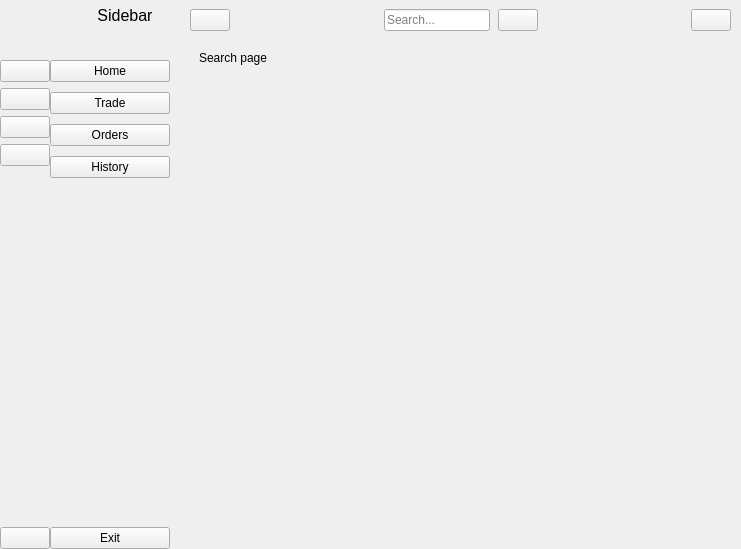
<?xml version="1.0" encoding="UTF-8"?>
<ui version="4.0">
 <class>MainWindow</class>
 <widget class="QMainWindow" name="MainWindow">
  <property name="enabled">
   <bool>true</bool>
  </property>
  <property name="geometry">
   <rect>
    <x>0</x>
    <y>0</y>
    <width>741</width>
    <height>549</height>
   </rect>
  </property>
  <property name="windowTitle">
   <string>MainWindow</string>
  </property>
  <widget class="QWidget" name="centralwidget">
   <layout class="QGridLayout" name="gridLayout">
    <property name="leftMargin">
     <number>0</number>
    </property>
    <property name="topMargin">
     <number>0</number>
    </property>
    <property name="rightMargin">
     <number>0</number>
    </property>
    <property name="bottomMargin">
     <number>0</number>
    </property>
    <property name="spacing">
     <number>0</number>
    </property>
    <item row="0" column="2">
     <widget class="QWidget" name="widget_3" native="true">
      <layout class="QVBoxLayout" name="verticalLayout_5">
       <property name="spacing">
        <number>0</number>
       </property>
       <property name="leftMargin">
        <number>0</number>
       </property>
       <property name="topMargin">
        <number>0</number>
       </property>
       <property name="rightMargin">
        <number>0</number>
       </property>
       <property name="bottomMargin">
        <number>0</number>
       </property>
       <item>
        <widget class="QWidget" name="header_widget" native="true">
         <property name="minimumSize">
          <size>
           <width>0</width>
           <height>40</height>
          </size>
         </property>
         <property name="cursor">
          <cursorShape>ArrowCursor</cursorShape>
         </property>
         <layout class="QHBoxLayout" name="horizontalLayout_4">
          <property name="spacing">
           <number>0</number>
          </property>
          <property name="leftMargin">
           <number>0</number>
          </property>
          <property name="topMargin">
           <number>0</number>
          </property>
          <property name="rightMargin">
           <number>10</number>
          </property>
          <property name="bottomMargin">
           <number>0</number>
          </property>
          <item>
           <widget class="QPushButton" name="change_btn">
            <property name="cursor">
             <cursorShape>PointingHandCursor</cursorShape>
            </property>
            <property name="text">
             <string/>
            </property>
            <property name="icon">
             <iconset resource="resource.qrc">
              <normaloff>:/icon/icon/arrow-96-48.ico</normaloff>
              <normalon>:/icon/icon/arrow-31-48.ico</normalon>:/icon/icon/arrow-96-48.ico</iconset>
            </property>
            <property name="checkable">
             <bool>true</bool>
            </property>
           </widget>
          </item>
          <item>
           <spacer name="horizontalSpacer">
            <property name="orientation">
             <enum>Qt::Horizontal</enum>
            </property>
            <property name="sizeHint" stdset="0">
             <size>
              <width>156</width>
              <height>20</height>
             </size>
            </property>
           </spacer>
          </item>
          <item>
           <layout class="QHBoxLayout" name="horizontalLayout_3">
            <property name="spacing">
             <number>8</number>
            </property>
            <item>
             <widget class="QLineEdit" name="search_input">
              <property name="placeholderText">
               <string>Search...</string>
              </property>
             </widget>
            </item>
            <item>
             <widget class="QPushButton" name="search_btn">
              <property name="cursor">
               <cursorShape>PointingHandCursor</cursorShape>
              </property>
              <property name="text">
               <string/>
              </property>
              <property name="icon">
               <iconset resource="resource.qrc">
                <normaloff>:/icon/icon/search-3-48.ico</normaloff>:/icon/icon/search-3-48.ico</iconset>
              </property>
             </widget>
            </item>
           </layout>
          </item>
          <item>
           <spacer name="horizontalSpacer_2">
            <property name="orientation">
             <enum>Qt::Horizontal</enum>
            </property>
            <property name="sizeHint" stdset="0">
             <size>
              <width>155</width>
              <height>20</height>
             </size>
            </property>
           </spacer>
          </item>
          <item>
           <widget class="QPushButton" name="user_btn">
            <property name="cursor">
             <cursorShape>PointingHandCursor</cursorShape>
            </property>
            <property name="text">
             <string/>
            </property>
            <property name="icon">
             <iconset resource="resource.qrc">
              <normaloff>:/icon/icon/x-mark-4-32.ico</normaloff>:/icon/icon/x-mark-4-32.ico</iconset>
            </property>
            <property name="iconSize">
             <size>
              <width>20</width>
              <height>20</height>
             </size>
            </property>
            <property name="checkable">
             <bool>true</bool>
            </property>
            <property name="checked">
             <bool>false</bool>
            </property>
            <property name="autoExclusive">
             <bool>true</bool>
            </property>
           </widget>
          </item>
         </layout>
        </widget>
       </item>
       <item>
        <widget class="QStackedWidget" name="stackedWidget">
         <property name="currentIndex">
          <number>4</number>
         </property>
         <widget class="QWidget" name="home_page">
          <layout class="QGridLayout" name="gridLayout_2">
           <item row="0" column="0">
            <layout class="QVBoxLayout" name="verticalLayout_7"/>
           </item>
          </layout>
         </widget>
         <widget class="QWidget" name="dashboard_page">
          <layout class="QGridLayout" name="gridLayout_3">
           <item row="0" column="0">
            <layout class="QVBoxLayout" name="verticalLayout_9">
             <item>
              <widget class="QWidget" name="widget_2" native="true">
               <layout class="QVBoxLayout" name="verticalLayout_8">
                <item>
                 <widget class="QLabel" name="label_3">
                  <property name="text">
                   <string>Trade Table</string>
                  </property>
                 </widget>
                </item>
               </layout>
              </widget>
             </item>
             <item>
              <widget class="QTableWidget" name="tableWidget_2"/>
             </item>
            </layout>
           </item>
          </layout>
         </widget>
         <widget class="QWidget" name="order_page">
          <layout class="QGridLayout" name="gridLayout_4">
           <item row="0" column="0">
            <layout class="QVBoxLayout" name="verticalLayout_11">
             <item>
              <widget class="QWidget" name="widget_4" native="true">
               <layout class="QVBoxLayout" name="verticalLayout_10">
                <item>
                 <widget class="QLabel" name="label_4">
                  <property name="text">
                   <string>Order Table</string>
                  </property>
                 </widget>
                </item>
               </layout>
              </widget>
             </item>
             <item>
              <widget class="QTableWidget" name="tableWidget_3">
               <property name="autoFillBackground">
                <bool>true</bool>
               </property>
              </widget>
             </item>
            </layout>
           </item>
          </layout>
         </widget>
         <widget class="QWidget" name="page">
          <layout class="QGridLayout" name="gridLayout_7">
           <item row="0" column="0">
            <layout class="QVBoxLayout" name="verticalLayout_13">
             <item>
              <widget class="QWidget" name="widget_5" native="true">
               <layout class="QVBoxLayout" name="verticalLayout_12">
                <item>
                 <widget class="QLabel" name="label_5">
                  <property name="text">
                   <string>Hitory Table</string>
                  </property>
                 </widget>
                </item>
               </layout>
              </widget>
             </item>
             <item>
              <widget class="QTableWidget" name="tableWidget_4"/>
             </item>
            </layout>
           </item>
          </layout>
         </widget>
         <widget class="QWidget" name="search_page">
          <widget class="QLabel" name="label_7">
           <property name="geometry">
            <rect>
             <x>9</x>
             <y>9</y>
             <width>83</width>
             <height>17</height>
            </rect>
           </property>
           <property name="text">
            <string>Search page</string>
           </property>
          </widget>
         </widget>
         <widget class="QWidget" name="user_detail">
          <widget class="QLabel" name="label_8">
           <property name="geometry">
            <rect>
             <x>9</x>
             <y>9</y>
             <width>111</width>
             <height>17</height>
            </rect>
           </property>
           <property name="text">
            <string>User detail page</string>
           </property>
          </widget>
         </widget>
        </widget>
       </item>
      </layout>
     </widget>
    </item>
    <item row="0" column="1">
     <widget class="QWidget" name="full_menu_widget" native="true">
      <property name="maximumSize">
       <size>
        <width>500</width>
        <height>16777215</height>
       </size>
      </property>
      <property name="cursor">
       <cursorShape>ArrowCursor</cursorShape>
      </property>
      <layout class="QVBoxLayout" name="verticalLayout_4">
       <property name="spacing">
        <number>10</number>
       </property>
       <property name="leftMargin">
        <number>0</number>
       </property>
       <property name="topMargin">
        <number>0</number>
       </property>
       <property name="rightMargin">
        <number>20</number>
       </property>
       <property name="bottomMargin">
        <number>0</number>
       </property>
       <item>
        <layout class="QHBoxLayout" name="horizontalLayout">
         <property name="spacing">
          <number>0</number>
         </property>
         <property name="bottomMargin">
          <number>20</number>
         </property>
         <item>
          <widget class="QLabel" name="logo_label_2">
           <property name="minimumSize">
            <size>
             <width>30</width>
             <height>30</height>
            </size>
           </property>
           <property name="maximumSize">
            <size>
             <width>30</width>
             <height>30</height>
            </size>
           </property>
           <property name="text">
            <string/>
           </property>
           <property name="pixmap">
            <pixmap resource="resource.qrc">:/icon/icon/user-48.png</pixmap>
           </property>
           <property name="scaledContents">
            <bool>true</bool>
           </property>
          </widget>
         </item>
         <item>
          <widget class="QLabel" name="logo_label_3">
           <property name="font">
            <font>
             <pointsize>12</pointsize>
            </font>
           </property>
           <property name="text">
            <string>Sidebar</string>
           </property>
           <property name="alignment">
            <set>Qt::AlignCenter</set>
           </property>
          </widget>
         </item>
        </layout>
       </item>
       <item>
        <layout class="QVBoxLayout" name="verticalLayout_2">
         <item>
          <widget class="QPushButton" name="home_btn_2">
           <property name="cursor">
            <cursorShape>PointingHandCursor</cursorShape>
           </property>
           <property name="text">
            <string>Home</string>
           </property>
           <property name="icon">
            <iconset resource="resource.qrc">
             <normaloff>:/icon/icon/home2.ico</normaloff>:/icon/icon/home2.ico</iconset>
           </property>
           <property name="checkable">
            <bool>true</bool>
           </property>
           <property name="autoRepeat">
            <bool>false</bool>
           </property>
           <property name="autoExclusive">
            <bool>true</bool>
           </property>
          </widget>
         </item>
         <item>
          <widget class="QPushButton" name="dashboard_btn_2">
           <property name="cursor">
            <cursorShape>PointingHandCursor</cursorShape>
           </property>
           <property name="text">
            <string>Trade</string>
           </property>
           <property name="icon">
            <iconset resource="resource.qrc">
             <normaloff>:/icon/icon/transaction-14830.png</normaloff>:/icon/icon/transaction-14830.png</iconset>
           </property>
           <property name="checkable">
            <bool>true</bool>
           </property>
           <property name="autoRepeat">
            <bool>false</bool>
           </property>
           <property name="autoExclusive">
            <bool>true</bool>
           </property>
          </widget>
         </item>
         <item>
          <widget class="QPushButton" name="order_btn_2">
           <property name="cursor">
            <cursorShape>PointingHandCursor</cursorShape>
           </property>
           <property name="text">
            <string>Orders</string>
           </property>
           <property name="icon">
            <iconset resource="resource.qrc">
             <normaloff>:/icon/icon/packaging-product-14475.png</normaloff>:/icon/icon/packaging-product-14475.png</iconset>
           </property>
           <property name="checkable">
            <bool>true</bool>
           </property>
           <property name="autoRepeat">
            <bool>false</bool>
           </property>
           <property name="autoExclusive">
            <bool>true</bool>
           </property>
          </widget>
         </item>
         <item>
          <widget class="QPushButton" name="pushButton">
           <property name="minimumSize">
            <size>
             <width>120</width>
             <height>0</height>
            </size>
           </property>
           <property name="maximumSize">
            <size>
             <width>150</width>
             <height>16777215</height>
            </size>
           </property>
           <property name="text">
            <string>History</string>
           </property>
           <property name="icon">
            <iconset resource="resource.qrc">
             <normaloff>:/icon/icon/history_icon.ico</normaloff>:/icon/icon/history_icon.ico</iconset>
           </property>
          </widget>
         </item>
        </layout>
       </item>
       <item>
        <spacer name="verticalSpacer_2">
         <property name="orientation">
          <enum>Qt::Vertical</enum>
         </property>
         <property name="sizeHint" stdset="0">
          <size>
           <width>20</width>
           <height>351</height>
          </size>
         </property>
        </spacer>
       </item>
       <item>
        <widget class="QPushButton" name="exit_btn_2">
         <property name="cursor">
          <cursorShape>PointingHandCursor</cursorShape>
         </property>
         <property name="text">
          <string>Exit</string>
         </property>
         <property name="icon">
          <iconset resource="resource.qrc">
           <normaloff>:/icon/icon/x-mark-4-32.ico</normaloff>:/icon/icon/x-mark-4-32.ico</iconset>
         </property>
         <property name="checkable">
          <bool>true</bool>
         </property>
         <property name="autoExclusive">
          <bool>true</bool>
         </property>
        </widget>
       </item>
      </layout>
     </widget>
    </item>
    <item row="0" column="0">
     <widget class="QWidget" name="icon_only_widget" native="true">
      <property name="cursor">
       <cursorShape>ArrowCursor</cursorShape>
      </property>
      <layout class="QVBoxLayout" name="verticalLayout_3">
       <property name="spacing">
        <number>10</number>
       </property>
       <property name="leftMargin">
        <number>0</number>
       </property>
       <property name="topMargin">
        <number>0</number>
       </property>
       <property name="rightMargin">
        <number>0</number>
       </property>
       <property name="bottomMargin">
        <number>0</number>
       </property>
       <item>
        <layout class="QHBoxLayout" name="horizontalLayout_2">
         <property name="bottomMargin">
          <number>20</number>
         </property>
         <item>
          <widget class="QLabel" name="label">
           <property name="minimumSize">
            <size>
             <width>30</width>
             <height>30</height>
            </size>
           </property>
           <property name="maximumSize">
            <size>
             <width>30</width>
             <height>30</height>
            </size>
           </property>
           <property name="text">
            <string/>
           </property>
           <property name="pixmap">
            <pixmap resource="resource.qrc">:/icon/icon/user-48.png</pixmap>
           </property>
           <property name="scaledContents">
            <bool>true</bool>
           </property>
          </widget>
         </item>
        </layout>
       </item>
       <item>
        <layout class="QVBoxLayout" name="verticalLayout">
         <property name="spacing">
          <number>6</number>
         </property>
         <item>
          <widget class="QPushButton" name="home_btn_1">
           <property name="cursor">
            <cursorShape>PointingHandCursor</cursorShape>
           </property>
           <property name="text">
            <string/>
           </property>
           <property name="icon">
            <iconset resource="resource.qrc">
             <normaloff>:/icon/icon/home2.ico</normaloff>:/icon/icon/home2.ico</iconset>
           </property>
           <property name="iconSize">
            <size>
             <width>20</width>
             <height>20</height>
            </size>
           </property>
           <property name="checkable">
            <bool>true</bool>
           </property>
           <property name="autoRepeat">
            <bool>false</bool>
           </property>
           <property name="autoExclusive">
            <bool>true</bool>
           </property>
          </widget>
         </item>
         <item>
          <widget class="QPushButton" name="dashboard_btn_1">
           <property name="cursor">
            <cursorShape>PointingHandCursor</cursorShape>
           </property>
           <property name="text">
            <string/>
           </property>
           <property name="icon">
            <iconset resource="resource.qrc">
             <normaloff>:/icon/icon/transaction-14830.png</normaloff>:/icon/icon/transaction-14830.png</iconset>
           </property>
           <property name="iconSize">
            <size>
             <width>20</width>
             <height>20</height>
            </size>
           </property>
           <property name="checkable">
            <bool>true</bool>
           </property>
           <property name="autoRepeat">
            <bool>false</bool>
           </property>
           <property name="autoExclusive">
            <bool>true</bool>
           </property>
          </widget>
         </item>
         <item>
          <widget class="QPushButton" name="order_btn_1">
           <property name="cursor">
            <cursorShape>PointingHandCursor</cursorShape>
           </property>
           <property name="text">
            <string/>
           </property>
           <property name="icon">
            <iconset resource="resource.qrc">
             <normaloff>:/icon/icon/packaging-product-14475.png</normaloff>:/icon/icon/packaging-product-14475.png</iconset>
           </property>
           <property name="iconSize">
            <size>
             <width>20</width>
             <height>20</height>
            </size>
           </property>
           <property name="checkable">
            <bool>true</bool>
           </property>
           <property name="autoRepeat">
            <bool>false</bool>
           </property>
           <property name="autoExclusive">
            <bool>true</bool>
           </property>
          </widget>
         </item>
         <item>
          <widget class="QPushButton" name="pushButton_2">
           <property name="text">
            <string/>
           </property>
           <property name="icon">
            <iconset resource="resource.qrc">
             <normaloff>:/icon/icon/history_icon.ico</normaloff>:/icon/icon/history_icon.ico</iconset>
           </property>
          </widget>
         </item>
        </layout>
       </item>
       <item>
        <spacer name="verticalSpacer">
         <property name="orientation">
          <enum>Qt::Vertical</enum>
         </property>
         <property name="sizeHint" stdset="0">
          <size>
           <width>50</width>
           <height>50</height>
          </size>
         </property>
        </spacer>
       </item>
       <item>
        <widget class="QPushButton" name="exit_btn_1">
         <property name="cursor">
          <cursorShape>PointingHandCursor</cursorShape>
         </property>
         <property name="text">
          <string/>
         </property>
         <property name="icon">
          <iconset resource="resource.qrc">
           <normaloff>:/icon/icon/x-mark-4-48.ico</normaloff>:/icon/icon/x-mark-4-48.ico</iconset>
         </property>
         <property name="iconSize">
          <size>
           <width>20</width>
           <height>20</height>
          </size>
         </property>
         <property name="checkable">
          <bool>true</bool>
         </property>
         <property name="autoExclusive">
          <bool>true</bool>
         </property>
        </widget>
       </item>
      </layout>
     </widget>
    </item>
   </layout>
  </widget>
 </widget>
 <resources>
  <include location="resource.qrc"/>
  <include location="icon/order1.ico"/>
 </resources>
 <connections>
  <connection>
   <sender>change_btn</sender>
   <signal>toggled(bool)</signal>
   <receiver>icon_only_widget</receiver>
   <slot>setVisible(bool)</slot>
   <hints>
    <hint type="sourcelabel">
     <x>219</x>
     <y>31</y>
    </hint>
    <hint type="destinationlabel">
     <x>36</x>
     <y>380</y>
    </hint>
   </hints>
  </connection>
  <connection>
   <sender>change_btn</sender>
   <signal>toggled(bool)</signal>
   <receiver>full_menu_widget</receiver>
   <slot>setHidden(bool)</slot>
   <hints>
    <hint type="sourcelabel">
     <x>219</x>
     <y>31</y>
    </hint>
    <hint type="destinationlabel">
     <x>123</x>
     <y>285</y>
    </hint>
   </hints>
  </connection>
  <connection>
   <sender>home_btn_1</sender>
   <signal>toggled(bool)</signal>
   <receiver>home_btn_2</receiver>
   <slot>setChecked(bool)</slot>
   <hints>
    <hint type="sourcelabel">
     <x>40</x>
     <y>63</y>
    </hint>
    <hint type="destinationlabel">
     <x>64</x>
     <y>76</y>
    </hint>
   </hints>
  </connection>
  <connection>
   <sender>dashboard_btn_1</sender>
   <signal>toggled(bool)</signal>
   <receiver>dashboard_btn_2</receiver>
   <slot>setChecked(bool)</slot>
   <hints>
    <hint type="sourcelabel">
     <x>35</x>
     <y>94</y>
    </hint>
    <hint type="destinationlabel">
     <x>72</x>
     <y>106</y>
    </hint>
   </hints>
  </connection>
  <connection>
   <sender>order_btn_1</sender>
   <signal>toggled(bool)</signal>
   <receiver>order_btn_2</receiver>
   <slot>setChecked(bool)</slot>
   <hints>
    <hint type="sourcelabel">
     <x>31</x>
     <y>127</y>
    </hint>
    <hint type="destinationlabel">
     <x>72</x>
     <y>138</y>
    </hint>
   </hints>
  </connection>
  <connection>
   <sender>exit_btn_1</sender>
   <signal>toggled(bool)</signal>
   <receiver>exit_btn_2</receiver>
   <slot>setChecked(bool)</slot>
   <hints>
    <hint type="sourcelabel">
     <x>34</x>
     <y>539</y>
    </hint>
    <hint type="destinationlabel">
     <x>82</x>
     <y>542</y>
    </hint>
   </hints>
  </connection>
  <connection>
   <sender>home_btn_2</sender>
   <signal>toggled(bool)</signal>
   <receiver>home_btn_1</receiver>
   <slot>setChecked(bool)</slot>
   <hints>
    <hint type="sourcelabel">
     <x>134</x>
     <y>64</y>
    </hint>
    <hint type="destinationlabel">
     <x>40</x>
     <y>63</y>
    </hint>
   </hints>
  </connection>
  <connection>
   <sender>dashboard_btn_2</sender>
   <signal>toggled(bool)</signal>
   <receiver>dashboard_btn_1</receiver>
   <slot>setChecked(bool)</slot>
   <hints>
    <hint type="sourcelabel">
     <x>102</x>
     <y>95</y>
    </hint>
    <hint type="destinationlabel">
     <x>24</x>
     <y>101</y>
    </hint>
   </hints>
  </connection>
  <connection>
   <sender>order_btn_2</sender>
   <signal>toggled(bool)</signal>
   <receiver>order_btn_1</receiver>
   <slot>setChecked(bool)</slot>
   <hints>
    <hint type="sourcelabel">
     <x>118</x>
     <y>141</y>
    </hint>
    <hint type="destinationlabel">
     <x>32</x>
     <y>139</y>
    </hint>
   </hints>
  </connection>
  <connection>
   <sender>exit_btn_2</sender>
   <signal>toggled(bool)</signal>
   <receiver>exit_btn_1</receiver>
   <slot>setChecked(bool)</slot>
   <hints>
    <hint type="sourcelabel">
     <x>93</x>
     <y>528</y>
    </hint>
    <hint type="destinationlabel">
     <x>27</x>
     <y>525</y>
    </hint>
   </hints>
  </connection>
  <connection>
   <sender>exit_btn_1</sender>
   <signal>clicked()</signal>
   <receiver>MainWindow</receiver>
   <slot>close()</slot>
   <hints>
    <hint type="sourcelabel">
     <x>46</x>
     <y>533</y>
    </hint>
    <hint type="destinationlabel">
     <x>41</x>
     <y>548</y>
    </hint>
   </hints>
  </connection>
  <connection>
   <sender>exit_btn_2</sender>
   <signal>clicked()</signal>
   <receiver>MainWindow</receiver>
   <slot>close()</slot>
   <hints>
    <hint type="sourcelabel">
     <x>91</x>
     <y>536</y>
    </hint>
    <hint type="destinationlabel">
     <x>106</x>
     <y>548</y>
    </hint>
   </hints>
  </connection>
  <connection>
   <sender>user_btn</sender>
   <signal>clicked()</signal>
   <receiver>label_8</receiver>
   <slot>show()</slot>
   <hints>
    <hint type="sourcelabel">
     <x>707</x>
     <y>29</y>
    </hint>
    <hint type="destinationlabel">
     <x>311</x>
     <y>65</y>
    </hint>
   </hints>
  </connection>
  <connection>
   <sender>search_btn</sender>
   <signal>clicked()</signal>
   <receiver>label_7</receiver>
   <slot>show()</slot>
   <hints>
    <hint type="sourcelabel">
     <x>528</x>
     <y>24</y>
    </hint>
    <hint type="destinationlabel">
     <x>283</x>
     <y>65</y>
    </hint>
   </hints>
  </connection>
  <connection>
   <sender>pushButton_2</sender>
   <signal>toggled(bool)</signal>
   <receiver>pushButton</receiver>
   <slot>setChecked(bool)</slot>
   <hints>
    <hint type="sourcelabel">
     <x>32</x>
     <y>164</y>
    </hint>
    <hint type="destinationlabel">
     <x>84</x>
     <y>162</y>
    </hint>
   </hints>
  </connection>
  <connection>
   <sender>pushButton</sender>
   <signal>toggled(bool)</signal>
   <receiver>pushButton_2</receiver>
   <slot>setChecked(bool)</slot>
   <hints>
    <hint type="sourcelabel">
     <x>121</x>
     <y>176</y>
    </hint>
    <hint type="destinationlabel">
     <x>37</x>
     <y>173</y>
    </hint>
   </hints>
  </connection>
 </connections>
</ui>
